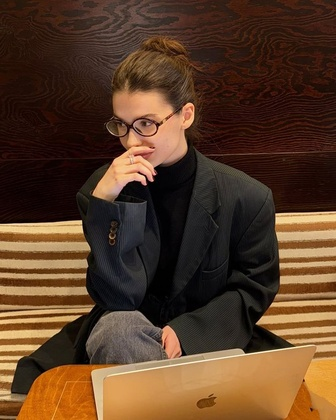
%> input picture bit_slicing/image_1.jpg, 336 x 420 px, shrunk from 736 x 921 before the run
$ octave bitslicing.m   (GNU Octave 9; MATLAB toolbox functions it lacks are replaced by stand-ins)
%> lines starting %> are read from the running program, lines starting %| are printed output that depends on the picture
% Name   : Akshay (BT23ECE050)
% Branch : ECE 3rd Year
clc;
clear all;
close all;
I = imread('image_1.jpg');
%> I is the input picture: size 420x336x3 uint8; mean R, G, B 89.3, 60.7, 38.8
if size(I,3)==3
    I=rgb2gray(I);
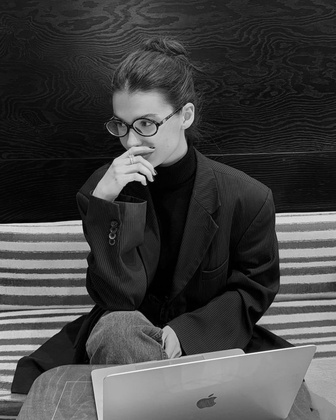
%> I: size 420x336 uint8; min 0, max 244, mean 66.8
end
[rows, cols]=size(I); %getting the number of rows and columns in the matrix of the image.
%> rows = 420; cols = 336
figure;
imshow(I);
bit_planes=zeros(rows, cols, 8); %storing the planes of different layers of the photo (here 8 are there)
for k=1:8
    power=2^(k-1);
% For each bit
for i=1:rows
for j=1:cols %for each element
            bit_planes(i,j,k)=mod(floor(double(I(i,j))/power), 2); %shifting the element, removing the fraction part and getting the LSB out of it to get the element for the desried layer and pixel.
end
end
end
figure;
for k = 1:8
    subplot(2,4,k)
    imshow(bit_planes(:,:,k),[]) %shows the 2D image according to the bit layer one by  one using allrows and columns at their max and min values
end
%> this loop made 8 passes
%> pass 1, `imshow(bit_planes(:,:,k),[])`:
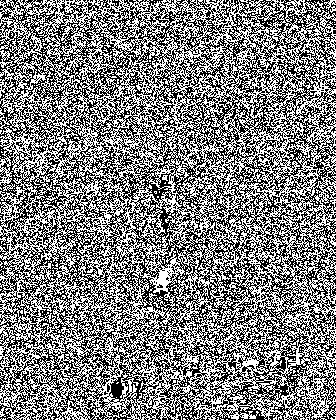
%> displayed picture: size 420x336, on the screen's scale of 0 to 255; 50% white in thin lines or dots
%> pass 2, `imshow(bit_planes(:,:,k),[])`:
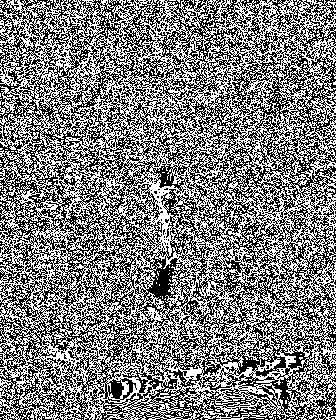
%> displayed picture: size 420x336, on the screen's scale of 0 to 255; 49.5% white in thin lines or dots
%> after the loop:
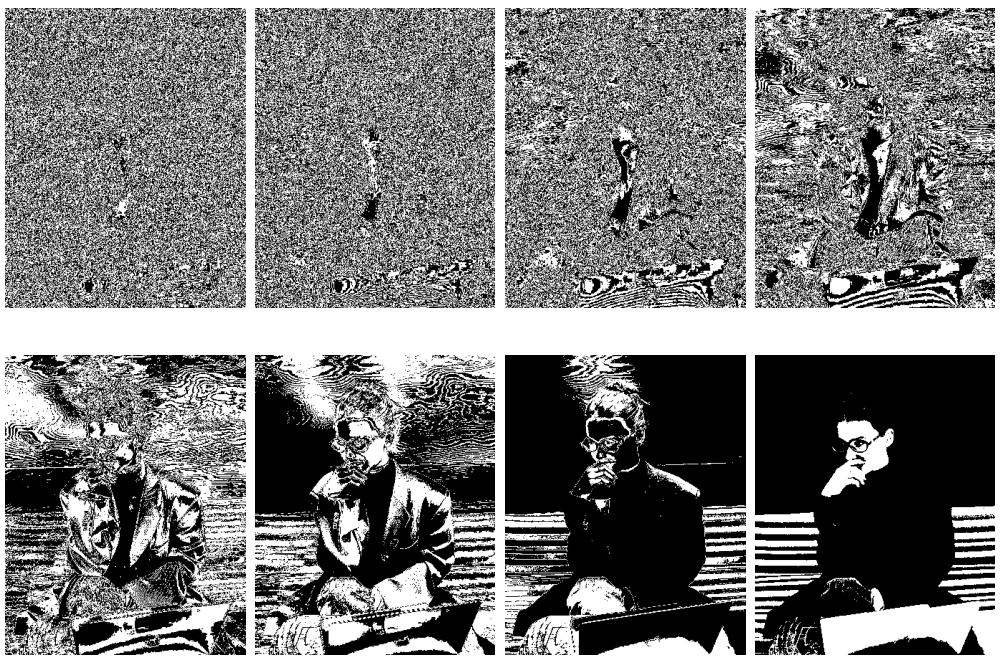
%> figure redrawn from the program's plot data, 8 panels
